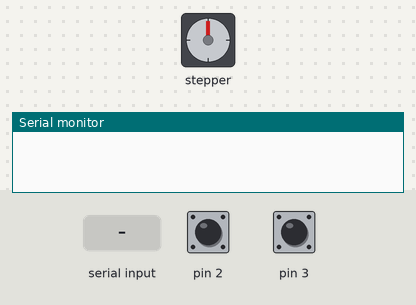
Bench run of a sketch on a simulated Arduino Uno, built with avr-gcc and run on an emulated ATmega328P. Shown: stepper motor, the last lines printed to the serial monitor. The inputs (shaded band) are chosen by the test bench; at power-on: pin 2 HIGH, pin 3 HIGH. Stepper angles assume 3200 steps per turn.

Above: at 1.2 s.
1.3 s: "M90\n" received over Serial
At 1.75 s:
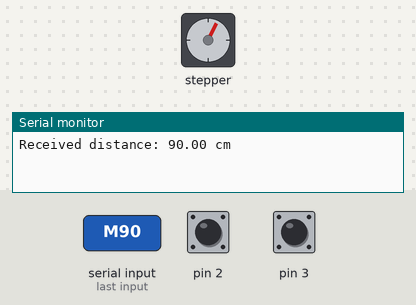
4.3 s: pin 2 pulled LOW for 0.15 s
5.9 s: "M90\n" received over Serial
At 6.07 s:
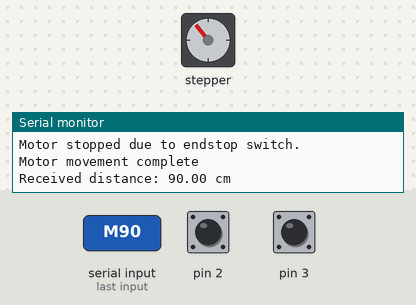
8.9 s: pin 3 pulled LOW for 0.15 s
10.7 s: pin 2 pulled LOW for 1 s
At 12.0 s:
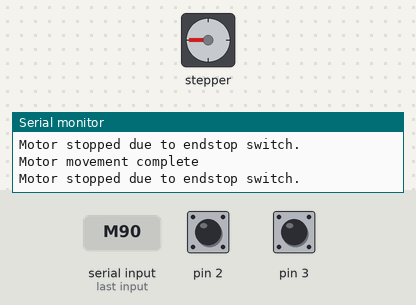
13.2 s: pin 2 pulled LOW for 0.15 s
At 13.7 s:
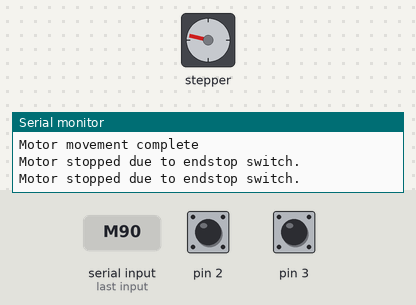
Timing chart, 0 to 15.9 s (numbered marks = the images above; inputs shaded):
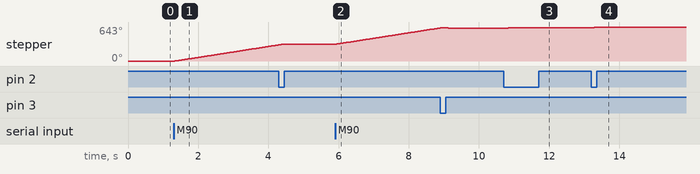

Measured:
- after the input at 1.3 s, stepper: keeps turning clockwise at about 103°/s, starting at once
- after the input at 5.9 s, stepper: keeps turning clockwise at about 103°/s, starting at once
- after the input at 10.7 s, stepper: turns 14° clockwise in 0.17 s, starting at once
- after the input at 13.2 s, stepper: turns 14° clockwise in 0.18 s, starting at once

The sketch:

nema_criogenia_calibrado.ino
```cpp
#include <AccelStepper.h>

// Define the motor interface type and pins
#define MOTOR_INTERFACE_TYPE 1 // Use 1 for a single-pin driver (e.g., A4988), 2 for a dual-pin driver (e.g., DRV8825)
#define STEP_PIN 7
#define DIR_PIN 4
#define ENABLE_PIN 8

// Define the steps per revolution and microstepping mode of the driver
#define STEPS_PER_REVOLUTION 200 // Change this value if your motor has a different step count
#define MICROSTEPPING 16 // Change this value to match the microstepping mode of your driver (e.g., 1, 2, 4, 8, 16, etc.)

// Create an instance of the AccelStepper class
AccelStepper stepper(MOTOR_INTERFACE_TYPE, STEP_PIN, DIR_PIN);

// Variable to store the desired distance
float desiredDistance = 0;

// Variable to indicate if the motor should be stopped
volatile bool stopMotorUP = false;
volatile bool stopMotorDOWN = false;

void setup() {
  // Set up the serial communication
  Serial.begin(115200);

  // Set the maximum speed and acceleration of the motor
  stepper.setMaxSpeed(1000); // Change this value to adjust the maximum speed of the motor
  stepper.setAcceleration(10000); // Change this value to adjust the acceleration of the motor

  // Set the D3 (INT1) pin as an input
  pinMode(3, INPUT_PULLUP);
  // Set the D2 (INT0) pin as an input
  pinMode(2, INPUT_PULLUP);

  // Attach the interrupt to the D3 (INT1) pin and specify the function to call
  attachInterrupt(digitalPinToInterrupt(3), stopMotorInterruptUP, FALLING);
  // Attach the interrupt to the D2 (INT0) pin and specify the function to call
  attachInterrupt(digitalPinToInterrupt(2), stopMotorInterruptDOWN, FALLING);
}

void loop() {
  // Check if there is data available to read from the serial port
  if (Serial.available() > 0) {
    // Read the entire string until a new line is received
    String input = Serial.readStringUntil('\n');
    input.trim(); // Remove leading/trailing whitespaces

    // Check if the input starts with "M"
    if (input.startsWith("M")) {
      // Convert the input to a float value (excluding the "M" at the beginning)
      desiredDistance = input.substring(1).toFloat();

      Serial.print("Received distance: ");
      Serial.print(desiredDistance);
      Serial.println(" cm");

      // Calculate the direction based on the sign of the desired distance
      int direction = (desiredDistance >= 0) ? 1 : -1;

      // Calculate the number of steps needed to move the desired distance
      float steps = 189.0427018336821 * abs(desiredDistance) + 13.19385226180907;

      // Move the motor to the desired position with the specified direction
      stepper.move(direction * steps);
    }
  }

  // Check if the motor should be stopped
  if (stopMotorUP) {
    // Stop the motor
    stepper.stop();
    //digitalWrite(ENABLE_PIN, HIGH);
    stopMotorUP = false; // Reset the flag
    Serial.println("Motor stopped due to endstop switch.");
    stepper.move(-0.6 * 189.0427018336821 + 13.19385226180907);
  }

  // Check if the motor should be stopped
  if (stopMotorDOWN) {
    // Stop the motor
    stepper.stop();
    //digitalWrite(ENABLE_PIN, HIGH);
    stopMotorDOWN = false; // Reset the flag
    Serial.println("Motor stopped due to endstop switch.");
    stepper.move(0.6 * 189.0427018336821 + 13.19385226180907);
  }

  // Run the stepper motor
  //digitalWrite(ENABLE_PIN, LOW);
  stepper.run();

  // Check if the motor has reached the desired position
  if (stepper.distanceToGo() == 0 && desiredDistance != 0) {
    // Motor has reached the desired position
    // You can add any additional code here to perform actions after the motor movement is complete
    Serial.println("Motor movement complete");
    desiredDistance = 0; // Reset the desired distance
  }
}

// Interrupt service routine to stop the motor
void stopMotorInterruptUP() {
  stopMotorUP = true;
}

// Interrupt service routine to stop the motor
void stopMotorInterruptDOWN() {
  stopMotorDOWN = true;
}
```
